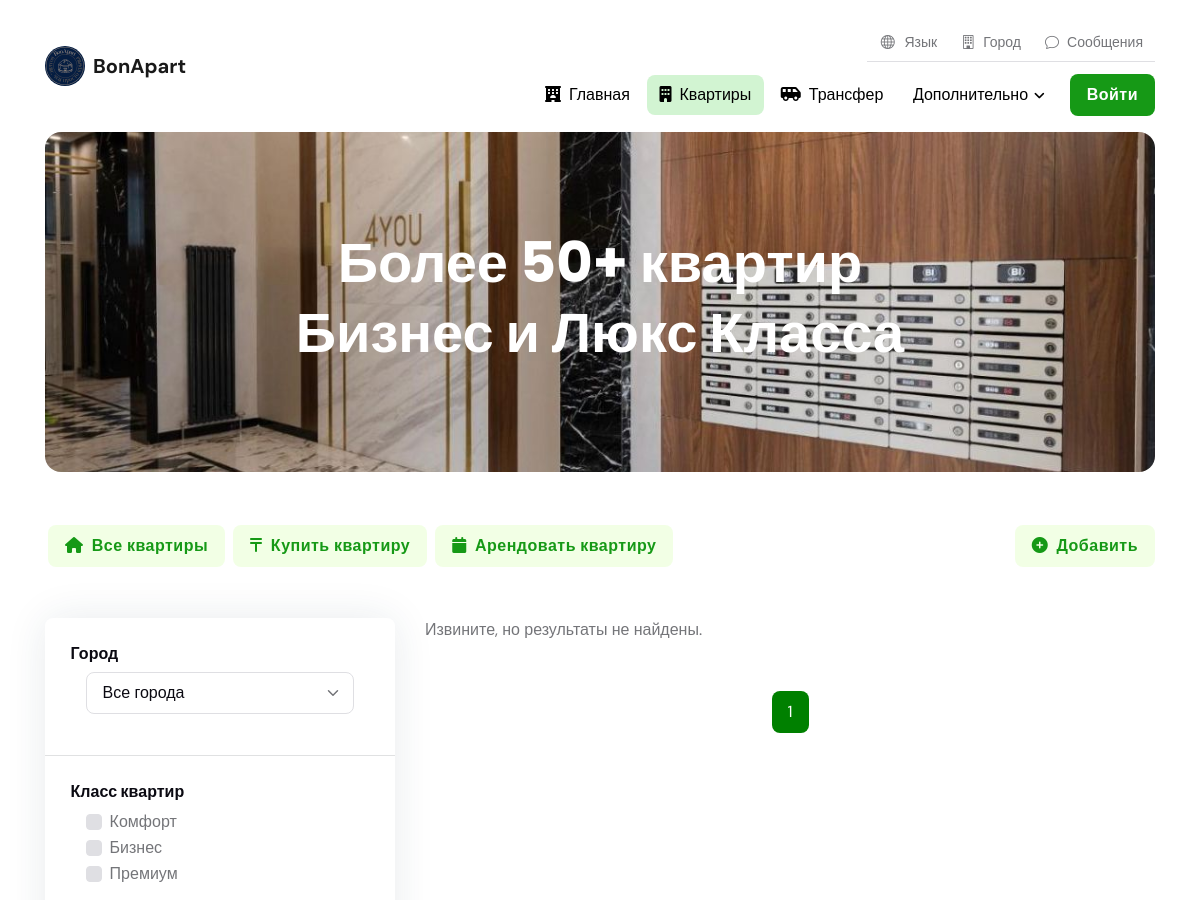
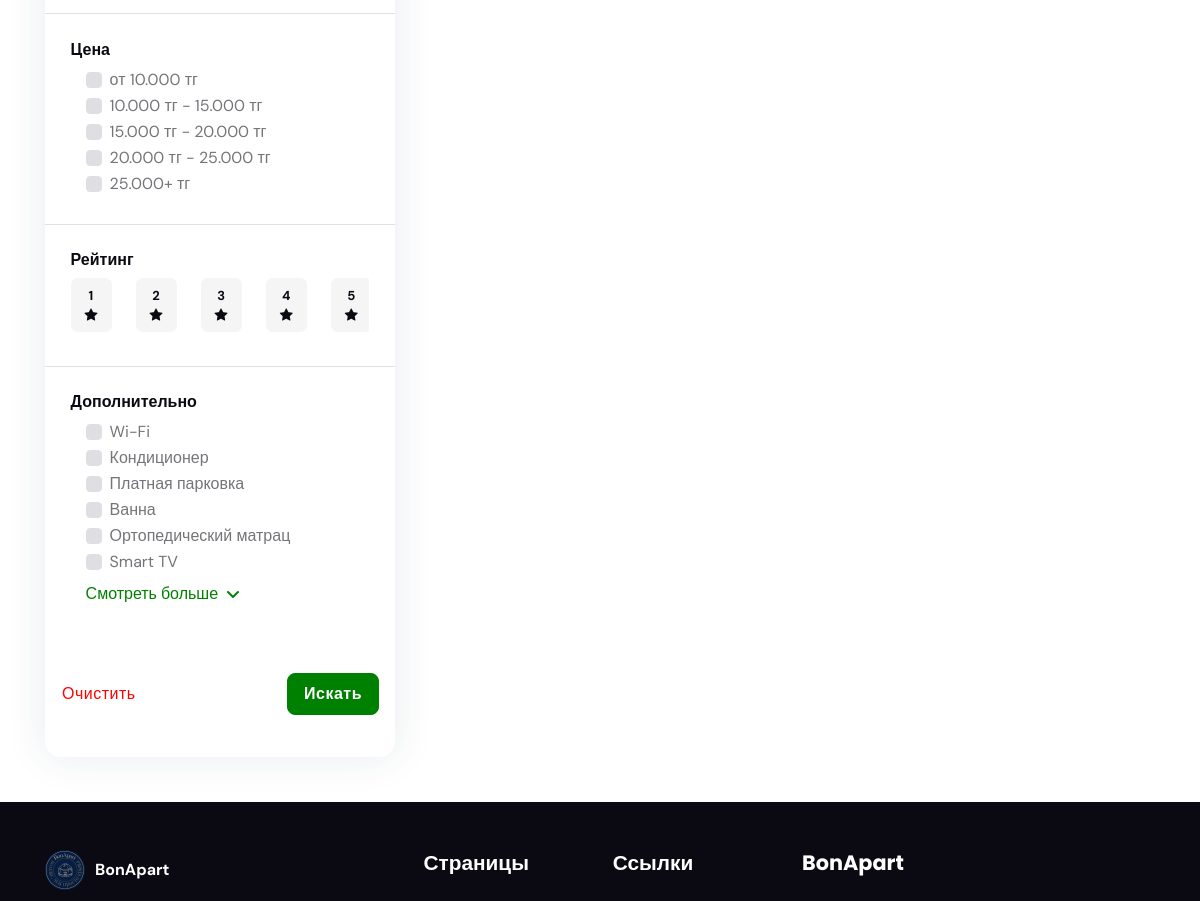
Page /apartments/ (upper part) on the earlier database version (2 pictures, top to bottom).
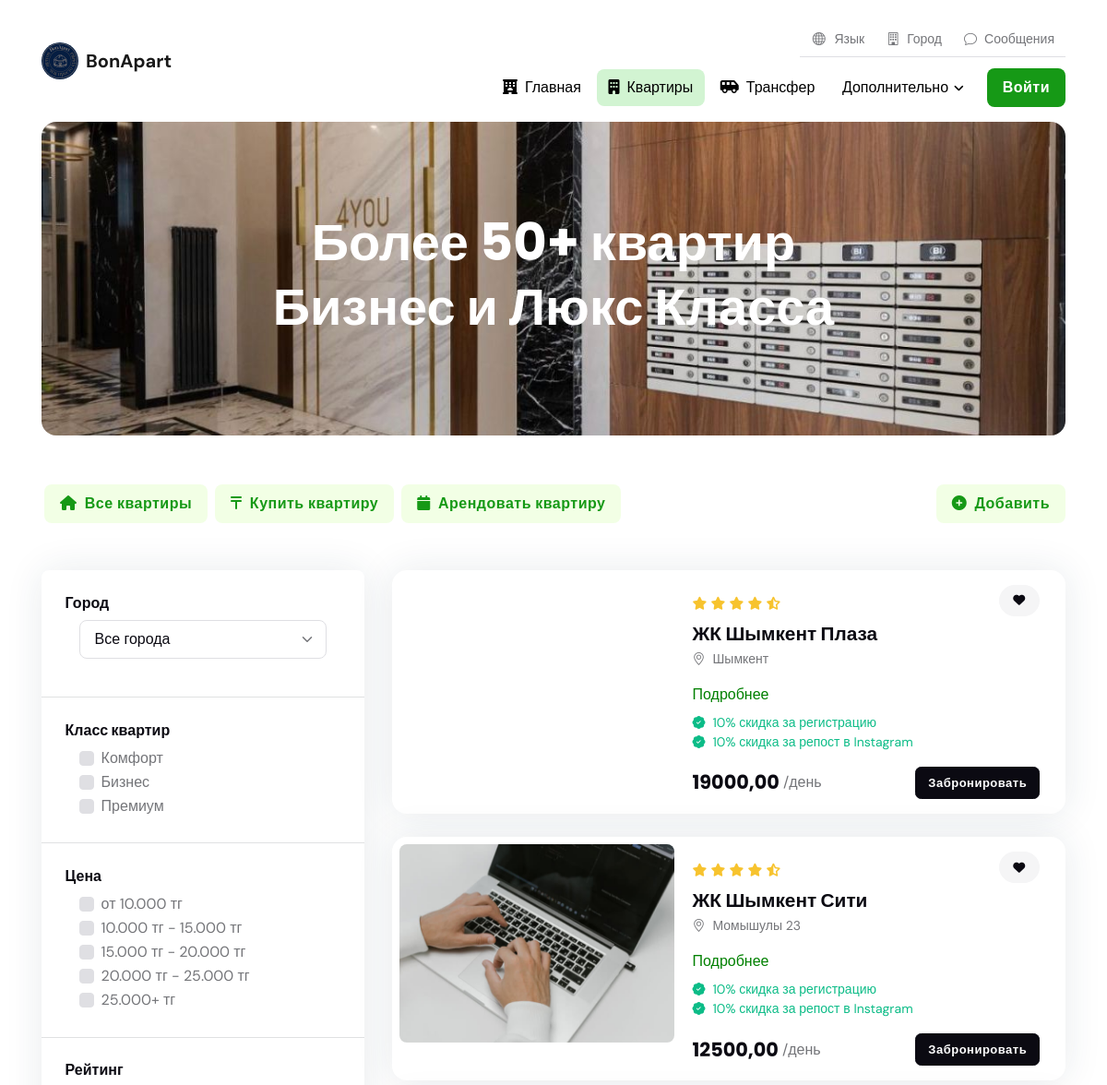
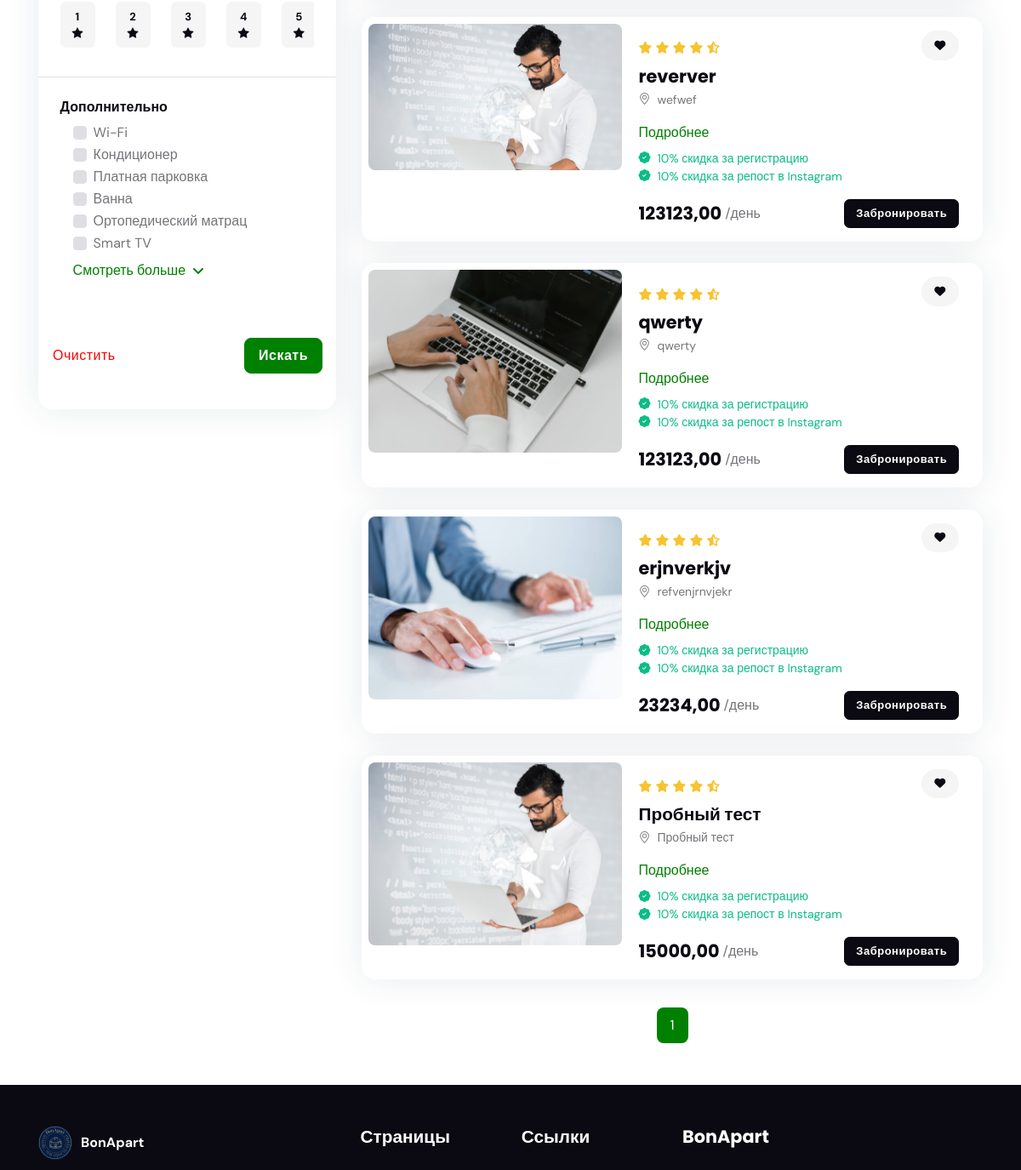
Same page on the later database version (2 pictures, top to bottom).
### apartments/models.py (models this page shows, shortened)
class Apartment(models.Model):
    DEAL_CHOICES = (
        ('daily_rent', 'Аренда по суточно'),
        ('monthly_rent', 'Аренда помесячно'),
        ('sale', 'Продажа'),
    )
    CLASS_CHOICES = (
        ('lux', 'Люкс'),
        ('business', 'Бизнес'),
        ('prestige', 'Престиж'),
    )
    STATUS_CHOICES = (
        ('pending', 'На рассмотрении'),
        ('approved', 'Одобрено'),
        ('rejected', 'Отклонено'),
    )
    RATING_CHOICES = (
        (1, '1 звезда'),
        (2, '2 звезды'),
        (3, '3 звезды'),
        (4, '4 звезды'),
        (5, '5 звезд'),
    )
    deal_type = models.CharField(max_length=20, choices=DEAL_CHOICES, default='daily_rent', verbose_name='Тип сделки')
    city = models.ForeignKey('City', on_delete=models.CASCADE, blank=True, null=True, verbose_name='Города')
    name = models.CharField(max_length=355, verbose_name = 'Название ЖК')
    address = models.CharField(max_length=355, verbose_name = 'Адрес ЖК', blank=True, null=True)
    description = models.TextField(verbose_name='Подробнее')
    side = models.CharField(max_length=255, verbose_name='Район', blank=True, null=True)
    level = models.CharField(max_length=10, choices=CLASS_CHOICES, verbose_name='Класс квартиры', blank=True, null=True)
    rating = models.IntegerField(choices=RATING_CHOICES, blank=True, null=True)
    capacity = models.PositiveIntegerField(default=2, verbose_name='Вместимость')
    room = models.PositiveIntegerField(default=1, verbose_name='Комнат')
    square = models.PositiveIntegerField(default=37, verbose_name='Площадь')
    floor = models.PositiveIntegerField(default=5, verbose_name='Этаж')
    total_floors = models.PositiveSmallIntegerField(verbose_name='Кол-во этажей')
    singlebeds = models.PositiveSmallIntegerField(default=1, verbose_name='Односпальных мест')
    doublebeds = models.PositiveSmallIntegerField(default=1, verbose_name='Двухспальных мест')
    price = models.DecimalField(max_digits=10, decimal_places=2, verbose_name='Цена')
    image1 = models.ImageField(upload_to='apartment_images/', blank=True, null=True)
    image2 = models.ImageField(upload_to='apartment_images/', blank=True, null=True)
    image3 = models.ImageField(upload_to='apartment_images/', blank=True, null=True)
    image4 = models.ImageField(upload_to='apartment_images/', blank=True, null=True)
    image5 = models.ImageField(upload_to='apartment_images/', blank=True, null=True)
    image6 = models.ImageField(upload_to='apartment_images/', blank=True, null=True)
    image7 = models.ImageField(upload_to='apartment_images/', blank=True, null=True)
    image8 = models.ImageField(upload_to='apartment_images/', blank=True, null=True)
    image9 = models.ImageField(upload_to='apartment_images/', blank=True, null=True)
    image10 = models.ImageField(upload_to='apartment_images/', blank=True, null=True)
    image11 = models.ImageField(upload_to='apartment_images/', blank=True, null=True)
    image12 = models.ImageField(upload_to='apartment_images/', blank=True, null=True)
    wifi = models.BooleanField(default=False, verbose_name='Wi-Fi')
    elevator = models.BooleanField(default=True, verbose_name='Лифт')
    air_conditioning = models.BooleanField(default=False, verbose_name='Кондиционер')
    parking = models.BooleanField(default=False, verbose_name='Платный паркинг')
    bath = models.BooleanField(default=False, verbose_name='Ванна')
    orthopedic_mattress = models.BooleanField(default=False, verbose_name='Ортопедический матрац')
    smart_tv = models.BooleanField(default=False, verbose_name='Smart TV')
    hairdryer = models.BooleanField(default=False, verbose_name='Фен')
    iron = models.BooleanField(default=False, verbose_name='Утюг')
    washing_machine = models.BooleanField(default=False, verbose_name='Стиральная машинка')
    fridge = models.BooleanField(default=False, verbose_name='Холодильник')
    electric_kettle = models.BooleanField(default=False, verbose_name='Электрический чайник')
    plate = models.BooleanField(default=False, verbose_name='Плита')
    mini_bar = models.BooleanField(default=False, verbose_name='Мини Бар')
    hygiene = models.BooleanField(default=False, verbose_name='Гигиенические принадлежности')
    dishes = models.BooleanField(default=False, verbose_name='Посуда')
    shower = models.BooleanField(default=False, verbose_name='Душ')
    timestamp = models.DateTimeField(auto_now_add=True, blank=True, null=True)
    status = models.CharField(max_length=20, choices=STATUS_CHOICES, default='pending')
    owner = models.ForeignKey(settings.AUTH_USER_MODEL, on_delete=models.CASCADE, related_name='owned_apartments', blank=True, null=True)
    def upload_to(self, filename):
        max_width = 853
        max_height = 853
        img = Image.open(filename)
        img.thumbnail((max_width, max_height), Image.ANTIALIAS)
        cropped_image_path = f"apartment_images/{filename.name}"
        img.save(cropped_image_path)
        return cropped_image_path
    class Meta:
        verbose_name = 'Квартира'
        verbose_name_plural = 'Квартиры'

### apartments/views.py (the view, shortened to what this page needs)
# urls.py: path('', ApartmentView.as_view(), name='apartments'),
class ApartmentView(View):
    template_name = 'website/apartments_list.html'
    TELEGRAM_BOT_TOKEN = '6709416090:AAFayt-eVfuaYUYKUHjkt4FGKEHUgO7Oo6E'
    TELEGRAM_CHAT_ID = '-1002073862577'
    def get(self, request):
        form = ApartmentFilterForm(request.GET)
        cities = City.objects.all()
        apartments = Apartment.objects.filter(status='approved').order_by('-id')
        discount = Discount.objects.filter(apartment__in=apartments)
        notifications = Notification.objects.filter(read=False).order_by('-timestamp')
        selected_city = request.GET.get('selected_city')
        if selected_city:
            apartments = Apartment.objects.filter(city__name=selected_city, status='approved')
        else:
            apartments = Apartment.objects.filter(status='approved')
        if form.is_valid():
            class_choice = form.cleaned_data['class_choice']
            price_choice = form.cleaned_data['price_choice']
            rating_choice = form.cleaned_data['rating_choice']
            additional_choice = form.cleaned_data['additional_choice']
            city_choice = form.cleaned_data['city_choice']
            if city_choice:
                apartments = apartments.filter(city__name=city_choice, status='approved')
            else:
                apartments = apartments.filter(status='approved')
            if class_choice:
                apartments = apartments.filter(level=class_choice)
            if rating_choice:
                apartments = apartments.filter(rating=rating_choice)
            if rating_choice:
                apartments = apartments.filter(rating=rating_choice)
            if additional_choice:
                for option in additional_choice:
                    apartments = apartments.filter(**{option: True})
        paginator = Paginator(apartments, 10)  # 10 - количество элементов на странице
        page_number = request.GET.get('page')
        page = paginator.get_page(page_number)
        context = {
            'apartment': page,
            'form': form,
            'discount': discount,
            'notifications': notifications,
            'cities': cities,
            'selected_city': selected_city,
        }
        return render(request, self.template_name, context)

### templates/website/apartments_list.html (shortened to what the changed rows need)
<!DOCTYPE html>
{% load static %}
<html lang="ru" data-bs-theme="light">
<head>
    	<link href="https://stackpath.bootstrapcdn.com/bootstrap/4.5.2/css/bootstrap.min.css" rel="stylesheet">
	<link rel="stylesheet" type="text/css" href="{% static 'css/all.min.css' %}">
	<link rel="stylesheet" type="text/css" href="{% static 'css/bootstrap-icons.css' %}">
	<link rel="stylesheet" type="text/css" href="{% static 'css/tiny-slider.css' %}">
	<link rel="stylesheet" type="text/css" href="{% static 'css/glightbox.css' %}">
	<link rel="stylesheet" type="text/css" href="{% static 'css/flatpickr.min.css' %}">
	<link rel="stylesheet" type="text/css" href="{% static 'css/choices.min.css' %}">
	<link rel="stylesheet" type="text/css" href="{% static 'css/style.css' %}">
</head>
<body class="has-navbar-mobile">
<main>
<section class="pt-0">
	<div class="container mt-2s">
		<div class="rounded-3 p-3 p-sm-5" style="background-image: url({% static 'images/1.jpeg' %}); background-position: center center; background-repeat: no-repeat; background-size: cover;">
			<div class="row my-2 my-xl-5">
				<div class="col-md-8 mx-auto">
					<h1 class="text-center text-white">Более 50+ квартир Бизнес и Люкс Класса</h1>
				</div>
			</div>
		</div>
	</div>
</section>
<section class="pt-0">
	<div class="container">
		<div class="row">
			<div class="col-xl-8 col-xxl-9">
				<div class="vstack gap-4">
                {% if apartment %}
					{% for i in apartment %}
					<div class="card shadow p-2">
						<div class="row g-0">
							<div class="col-md-5 position-relative">
								<div class="tiny-slider arrow-round arrow-xs arrow-dark overflow-hidden rounded-2">
									<div class="tiny-slider-inner" data-autoplay="false" data-arrow="true" data-dots="false" data-items="1">
										{% if i.image1 %}
										<div><img src="{{ i.image1.url }}" alt="Card image"></div>
										{% endif %}
									</div>
								</div>
							</div>
							<div class="col-md-7">
								<div class="card-body py-md-2 d-flex flex-column h-100 position-relative">
									<div class="d-flex justify-content-between align-items-center">
										<ul class="list-inline mb-0">
											<li class="list-inline-item me-0 small"><i class="fa-solid fa-star text-warning"></i></li>
											<li class="list-inline-item me-0 small"><i class="fa-solid fa-star text-warning"></i></li>
											<li class="list-inline-item me-0 small"><i class="fa-solid fa-star text-warning"></i></li>
											<li class="list-inline-item me-0 small"><i class="fa-solid fa-star text-warning"></i></li>
											<li class="list-inline-item me-0 small"><i class="fa-solid fa-star-half-alt text-warning"></i></li>
										</ul>
										<ul class="list-inline mb-0 z-index-2">
                                            <form method="post" action="{% url 'apartments:add_to_favorite' apartment_id=i.pk %}">
                                                <button style="border-radius: 100px;" type="submit" class="btn btn-sm btn-light favorite-button">
                                                    <i class="fa-solid fa-fw fa-heart"></i>
                                                </button>
                                            </form>
										</ul>
									</div>
									<h5 class="card-title mb-1"><a href="{% url 'apartments:apartaments-detail' pk=i.pk %}">{{ i.name }}</a></h5>
									<small><i class="bi bi-geo-alt me-2"></i>{{ i.address }}</small>
									<ul class="nav nav-divider mt-3">
										<li class="nav-item"><a style="color: green;" href="{% url 'apartments:apartaments-detail' pk=i.pk %}" class="mb-0 ">Подробнее</a></li>
									</ul>
									<ul class="list-group list-group-borderless small mb-0 mt-2">
										<li class="list-group-item d-flex text-success p-0">
											<i class="bi bi-patch-check-fill me-2"></i>10% скидка за регистрацию
										</li>
										<li class="list-group-item d-flex text-success p-0">
											<i class="bi bi-patch-check-fill me-2"></i>10% скидка за репост в Instagram
										</li>
									</ul>
									<div class="d-sm-flex justify-content-sm-between align-items-center mt-3 mt-2">
										<div class="d-flex align-items-center">
											<h5 class="fw-bold mb-0 me-1">{{ i.price }}</h5>
											<span class="mb-0 me-2">/день</span>
										</div>
										<div class="mt-3 mt-sm-0">
											<a href="" class="btn btn-sm btn-dark mb-0 w-100" data-apartment-id="{{ apartment.pk }}" data-jk-name="{{ apartment.name }}" data-toggle="modal" data-target="#reservationModal">
                                                Забронировать
                                            </a>
										</div>
									</div>
								</div>
							</div>
						</div>
					</div>
                    {% endfor %}
                {% else %}
                    <p>Извините, но результаты не найдены.</p>
                {% endif %}
					<nav class="d-flex justify-content-center" aria-label="navigation">
                        <ul class="pagination pagination-primary-soft d-inline-block d-md-flex rounded mb-0">
                          {% for page_number in apartment.paginator.page_range %}
                            <li class="page-item mb-0 {% if page_number == apartment.number %}active{% endif %}">
                              <a style="background-color: green;"  class="page-link" href="?page={{ page_number }}">{{ page_number }}</a>
                            </li>
                          {% endfor %}
                        </ul>
                      </nav>
				</div>
			</div>
		</div>
	</div>
</section>
</main>
</body>
</html>

Differences in the rows shown:
added Apartment: name "ЖК Шымкент Плаза", address "Шымкент", price "19000,00"
added Apartment: image1 (picture), name "ЖК Шымкент Сити", address "Момышулы 23", price "12500,00"
added Apartment: image1 (picture), name "reverver", address "wefwef", price "123123,00"
added Apartment: image1 (picture), name "qwerty", address "qwerty", price "123123,00"
added Apartment: image1 (picture), name "erjnverkjv", address "refvenjrnvjekr", price "23234,00"
added Apartment: image1 (picture), name "Пробный тест", address "Пробный тест", price "15000,00"
Other differences:
text no longer shown: "Извините, но результаты не найдены."
